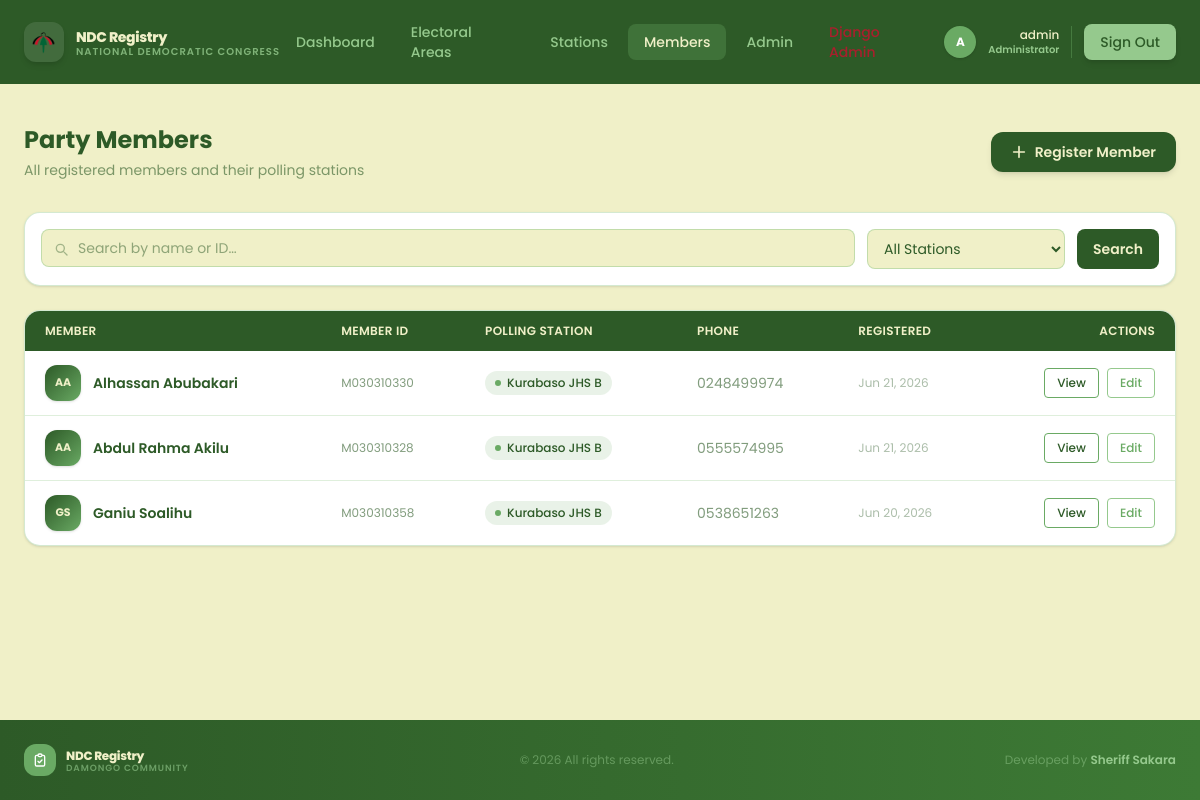
Screenshot of /members/ (signed in) with the database file from the repository.
### core/models.py (models this page shows, shortened)
class PartyMember(models.Model):
    GENDER_CHOICES = [
        ('M', 'Male'),
        ('F', 'Female'),
    ]
    member_id = models.CharField(
        max_length=10,
        unique=True,
        editable=True,
        validators=[validate_member_id])
    first_name = models.CharField(max_length=50)
    middle_name = models.CharField(max_length=50, blank=True)
    last_name = models.CharField(max_length=50)
    gender = models.CharField(max_length=1, choices=GENDER_CHOICES, blank=True)
    date_of_birth = models.DateField(null=True, blank=True)
    phone = models.CharField(max_length=10, blank=True, validators=[validation_phone_no])
    occupation = models.CharField(max_length=100, blank=True)
    address = models.CharField(max_length=200, blank=True)
    ghana_card_id = models.CharField(
        max_length=15,
        blank=True,
        verbose_name='Ghana Card',
        validators=[validation_ghana_card]
        )
    voters_id = models.CharField(
        max_length=10,
        blank=True,
        unique=True,
        verbose_name='Voters ID',
        validators=[validation_voter_id]
        )
    polling_station = models.ForeignKey(
        PollingStation,
        on_delete=models.SET_NULL,
        null=True,
        related_name='members'
    )
    date_registered = models.DateField(default=timezone.now)
    registered_by = models.ForeignKey(
        User,
        on_delete=models.SET_NULL,
        null=True,
        blank=True,
        related_name='registered_members'
    )
    class Meta:
        ordering = ['-date_registered', 'last_name']

class PollingStation(models.Model):
    name = models.CharField(max_length=100)
    location = models.CharField(max_length=200, blank=True)
    constituency = models.CharField(max_length=100, blank=True)
    description = models.TextField(blank=True)
    created_at = models.DateTimeField(auto_now_add=True)
    electoral_area = models.ForeignKey(
        ElectoralArea,
        on_delete=models.CASCADE,
        null=True,
        blank=True,
        related_name='stations',
    )
    class Meta:
        ordering = ['name']

### core/views.py (the view, shortened to what this page needs)
# urls.py: path('members/', views.member_list_view, name='member_list'),
@login_required
def member_list_view(request):
    qs = PartyMember.objects.select_related('polling_station').order_by('-date_registered')
    q = request.GET.get('q', '').strip()
    station_id = request.GET.get('station', '')
    if station_id:
        qs = qs.filter(polling_station_id=station_id)
    return render(request, 'core/member_list.html', {
        'members': qs,
        'stations': PollingStation.objects.all(),
        'q': q,
        'selected_station': station_id,
    })

### templates/core/member_list.html (shortened to what this page needs)
{% extends "core/base.html" %}
{% block content %}
<div class="max-w-7xl mx-auto px-6 py-10">
    <div class="flex flex-col sm:flex-row sm:items-center justify-between gap-4 mb-8 animate-fade-up">
        <div>
            <h1 class="text-2xl font-bold text-[#2d5a27]">Party Members</h1>
            <p class="text-sm text-[#2d5a27]/60 mt-1">All registered members and their polling stations</p>
        </div>
        {% if user.is_staff or user.is_superuser %}
        <a href="{% url 'member_create' %}"
           class="inline-flex items-center gap-2 px-5 py-2.5 bg-[#2d5a27] text-[#f0f0c8] text-sm font-semibold rounded-xl
                  hover:bg-[#6aaa64] hover:scale-105 active:scale-95 transition-all duration-200 shadow-md btn-press">
            <svg class="w-4 h-4" fill="none" stroke="currentColor" stroke-width="2.5" viewBox="0 0 24 24">
                <path stroke-linecap="round" stroke-linejoin="round" d="M12 4v16m8-8H4"/>
            </svg>
            Register Member
        </a>
        {% endif %}
    </div>
    <div class="bg-white border border-[#95c98d]/40 rounded-2xl p-4 mb-6 flex flex-col sm:flex-row gap-3 animate-fade-up delay-100 shadow-sm">
        <form method="get" class="flex flex-col sm:flex-row gap-3 w-full">
        <div class="relative flex-1">
            <svg class="absolute left-3 top-1/2 -translate-y-1/2 w-4 h-4 text-[#2d5a27]/40" fill="none" stroke="currentColor" stroke-width="2" viewBox="0 0 24 24">
                <path stroke-linecap="round" stroke-linejoin="round" d="M21 21l-4.35-4.35M17 11A6 6 0 105 11a6 6 0 0012 0z"/>
            </svg>
            <input type="text" name="q" value="{{ q }}" placeholder="Search by name or ID…"
                   class="w-full pl-9 pr-4 py-2 text-sm border border-[#95c98d]/50 rounded-lg focus:outline-none focus:ring-2 focus:ring-[#6aaa64]/40 bg-[#f0f0c8]"/>
        </div>
        <select name="station" onchange="this.form.submit()"
                class="px-3 py-2 text-sm border border-[#95c98d]/50 rounded-lg focus:outline-none focus:ring-2 focus:ring-[#6aaa64]/40 bg-[#f0f0c8] text-[#2d5a27]">
            <option value="">All Stations</option>
        </select>
        <button type="submit"
                class="px-4 py-2 bg-[#2d5a27] text-[#f0f0c8] text-sm font-semibold rounded-lg hover:bg-[#6aaa64] transition-colors">
            Search
        </button>
        </form>
    </div>
    <div class="bg-white border border-[#95c98d]/40 rounded-2xl shadow-sm overflow-hidden animate-fade-up delay-200">
        <div class="overflow-x-auto">
            <table class="w-full text-sm">
                <thead>
                    <tr class="bg-[#2d5a27] text-[#f0f0c8] text-xs uppercase tracking-wide">
                        <th class="px-5 py-3 text-left font-semibold">Member</th>
                        <th class="px-5 py-3 text-left font-semibold hidden sm:table-cell">Member ID</th>
                        <th class="px-5 py-3 text-left font-semibold hidden md:table-cell">Polling Station</th>
                        <th class="px-5 py-3 text-left font-semibold hidden lg:table-cell">Phone</th>
                        <th class="px-5 py-3 text-left font-semibold hidden lg:table-cell">Registered</th>
                        <th class="px-5 py-3 text-right font-semibold">Actions</th>
                    </tr>
                </thead>
                <tbody class="divide-y divide-[#95c98d]/30">
                    {% for member in members %}
                    <tr class="hover:bg-[#f0f0c8]/60 transition-all duration-150 cursor-pointer">
                        <td class="px-5 py-3.5">
                            <div class="flex items-center gap-3">
                                <div class="w-9 h-9 rounded-xl bg-gradient-to-br from-[#2d5a27] to-[#6aaa64] flex items-center justify-center shrink-0 shadow-sm">
                                    <span class="text-[11px] font-bold text-[#f0f0c8]">{{ member.first_name.0|upper }}{{ member.last_name.0|upper }}</span>
                                </div>
                                <div>
                                    <p class="font-semibold text-[#2d5a27]">{{ member.first_name }} {{ member.last_name }}</p>
                                </div>
                            </div>
                        </td>
                        <td class="px-5 py-3 hidden sm:table-cell text-[#2d5a27]/60 font-mono text-xs">{{ member.member_id }}</td>
                        <td class="px-5 py-3 hidden md:table-cell">
                            <span class="inline-flex items-center gap-1.5 px-2.5 py-1 rounded-full bg-[#6aaa64]/15 text-[#2d5a27] text-xs font-medium">
                                <span class="w-1.5 h-1.5 rounded-full bg-[#6aaa64]"></span>
                                {{ member.polling_station.name }}
                            </span>
                        </td>
                        <td class="px-5 py-3 hidden lg:table-cell text-[#2d5a27]/60">{{ member.phone|default:"—" }}</td>
                        <td class="px-5 py-3 hidden lg:table-cell text-[#2d5a27]/40 text-xs">{{ member.date_registered|date:"M d, Y" }}</td>
                        <td class="px-5 py-3 text-right">
                            <div class="flex items-center justify-end gap-2">
                                <a href="{% url 'member_detail' member.pk %}"
                                   class="px-3 py-1.5 text-xs font-medium text-[#2d5a27] border border-[#6aaa64] rounded hover:bg-[#2d5a27] hover:text-[#f0f0c8] transition-colors">
                                    View
                                </a>
                                {% if user.is_staff %}
                                <a href="{% url 'member_edit' member.pk %}"
                                   class="px-3 py-1.5 text-xs font-medium text-[#6aaa64] border border-[#95c98d] rounded hover:bg-[#6aaa64] hover:text-white transition-colors">
                                    Edit
                                </a>
                                {% endif %}
                            </div>
                        </td>
                    </tr>
                    {% endfor %}
                </tbody>
            </table>
        </div>
    </div>
</div>
{% endblock content %}

### templates/core/partials/navbar.html (shortened to what this page needs)
{% load static %}
<nav class="w-full bg-[#2d5a27] sticky top-0 z-50 transition-all duration-300">
    <div class="container mx-auto max-w-7xl px-6 py-3.5">
        <div class="flex items-center justify-between">
            <a href="{% url 'home' %}" class="flex items-center gap-3 select-none group">
                <div class="w-10 h-10 rounded-xl bg-white/10 flex items-center justify-center shrink-0 shadow-md
                            group-hover:bg-white/20 group-hover:scale-110 transition-all duration-300">
                    <img src="{% static 'images/ndc-logo.png' %}"
                         alt="NDC Logo"
                         class="w-8 h-8 object-contain"/>
                </div>
                <div class="flex flex-col leading-none">
                    <span class="text-sm font-extrabold text-[#f0f0c8] tracking-tight group-hover:text-white transition-colors">NDC Registry</span>
                    <span class="text-[10px] font-semibold text-[#95c98d]/80 uppercase tracking-widest hidden sm:block">National Democratic Congress</span>
                </div>
            </a>
            {% if user.is_authenticated %}
            <div class="hidden md:flex items-center gap-1 flex-1 justify-center">
                {% with request.resolver_match.url_name as url_name %}
                <a href="{% url 'home' %}"
                   class="px-4 py-2 rounded-lg text-sm font-medium transition-all duration-200
                          {% if url_name == 'home' %}bg-[#6aaa64]/30 text-[#f0f0c8]{% else %}text-[#95c98d] hover:text-[#f0f0c8] hover:bg-[#6aaa64]/20{% endif %}">
                    Dashboard
                </a>
                <a href="{% url 'area_list'%}"
                   class="px-4 py-2 rounded-lg text-sm font-medium transition-all duration-200
                          {% if url_name == 'area_list' %}bg-[#6aaa64]/30 text-[#f0f0c8]{% else %}text-[#95c98d] hover:text-[#f0f0c8] hover:bg-[#6aaa64]/20{% endif %}">
                    Electoral Areas
                </a>
                <a href="{% url 'station_list' %}"
                   class="px-4 py-2 rounded-lg text-sm font-medium transition-all duration-200
                          {% if url_name == 'station_list' %}bg-[#6aaa64]/30 text-[#f0f0c8]{% else %}text-[#95c98d] hover:text-[#f0f0c8] hover:bg-[#6aaa64]/20{% endif %}">
                    Stations
                </a>
                <a href="{% url 'member_list' %}"
                   class="px-4 py-2 rounded-lg text-sm font-medium transition-all duration-200
                          {% if url_name == 'member_list' %}bg-[#6aaa64]/30 text-[#f0f0c8]{% else %}text-[#95c98d] hover:text-[#f0f0c8] hover:bg-[#6aaa64]/20{% endif %}">
                    Members
                </a>
                {% if user.is_staff %}
                <a href="{% url 'admin_dashboard' %}"
                   class="px-4 py-2 rounded-lg text-sm font-medium transition-all duration-200
                          {% if url_name == 'admin_dashboard' %}bg-[#6aaa64]/30 text-[#f0f0c8]{% else %}text-[#95c98d] hover:text-[#f0f0c8] hover:bg-[#6aaa64]/20{% endif %}">
                    Admin
                </a>
                {% endif %}
                {% if user.is_superuser %}
                <a href="/admin/"
                   class="px-4 py-2 rounded-lg text-sm font-medium text-[#c8102e]/80 hover:text-[#f0f0c8] hover:bg-[#c8102e]/20 transition-all duration-200">
                </a>
                {% endif %}
                {% endwith %}
            </div>
            {% endif %}
            <div class="flex items-center gap-3">
                {% if user.is_authenticated %}
                    <div class="hidden sm:flex items-center gap-3 border-r border-[#6aaa64]/40 pr-3">
                        <div class="w-8 h-8 rounded-full bg-[#6aaa64] flex items-center justify-center text-white text-xs font-bold shadow-sm">
                            {{ user.get_full_name|default:user.username|slice:":1"|upper }}
                        </div>
                        <div class="flex flex-col text-right">
                            <span class="text-xs text-[#f0f0c8] font-medium leading-tight">{{ user.get_full_name|default:user.username }}</span>
                            {% if user.is_staff %}
                            <span class="text-[10px] text-[#95c98d] font-semibold">Administrator</span>
                            {% else %}
                            <span class="text-[10px] text-[#6aaa64] font-semibold">Member</span>
                            {% endif %}
                        </div>
                    </div>
                    <a href="{% url 'logout' %}"
                       class="px-4 py-2 text-sm font-medium text-[#2d5a27] bg-[#95c98d] rounded-lg
                              hover:bg-[#f0f0c8] hover:scale-105 active:scale-95 transition-all duration-200 shadow-md">
                        Sign Out
                    </a>
                {% else %}
                    {% comment %} <a href="#"
                       class="px-4 py-2 text-sm font-medium text-white bg-[#6aaa64] rounded-lg
                              hover:bg-[#95c98d] hover:scale-105 active:scale-95 transition-all duration-200 shadow-md">
                        Sign In
                    </a> {% endcomment %}
                {% endif %}
            </div>
        </div>
    </div>
</nav>

### templates/core/base.html (style rules this page uses)
* { font-family: 'Poppins', sans-serif; }
.animate-fade-up { animation: fadeUp 0.6s ease both; }
.delay-100 { animation-delay: 0.1s; }
.delay-200 { animation-delay: 0.2s; }

### rows the page displays
PartyMember: first_name.0 "A", last_name.0 "A", first_name "Alhassan", last_name "Abubakari", member_id "M030310330", polling_station.name "Kurabaso JHS B", phone "0248499974", date_registered "Jun 21, 2026"
PartyMember: first_name.0 "A", last_name.0 "A", first_name "Abdul Rahma", last_name "Akilu", member_id "M030310328", polling_station.name "Kurabaso JHS B", phone "0555574995", date_registered "Jun 21, 2026"
PartyMember: first_name.0 "G", last_name.0 "S", first_name "Ganiu", last_name "Soalihu", member_id "M030310358", polling_station.name "Kurabaso JHS B", phone "0538651263", date_registered "Jun 20, 2026"

### other values shown
{{ user.get_full_name|default:user.username|slice:":1"|upper }} "A"
{{ user.get_full_name|default:user.username }} "admin"
